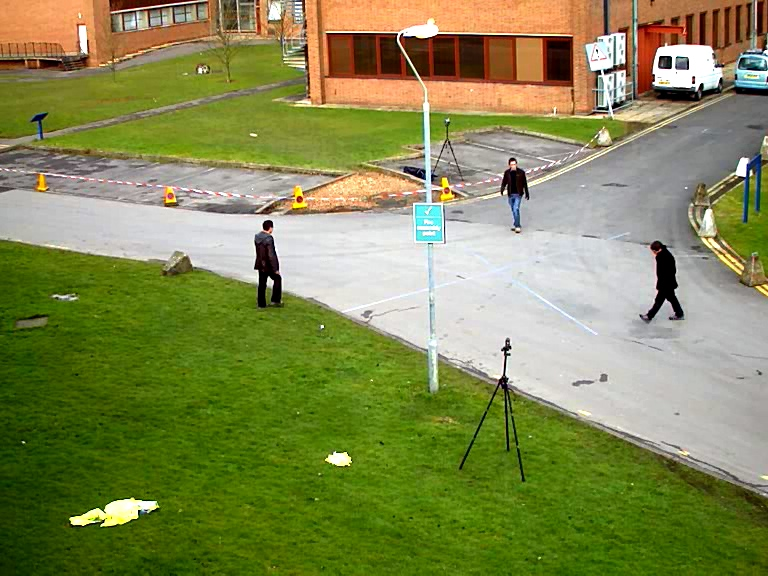
#> input picture img/first.jpg, 768 x 576 px
$ python meanshift.py
#> lines starting #> are read from the running program, lines starting #| are printed output that depends on the picture; after the words box and inside, x2 and y2 are one past the last pixel; in counts of white or black regions, pixels touching at a corner belong together; pictures that were not available may be replaced by others from this repository, and a replacement may not be noted
# -*- coding: utf-8 -*-
import numpy as np
import cv2
from matplotlib import pyplot as plt
import os
import sys
sys.path.append(os.path.abspath(os.path.dirname(__file__) + '/' + '..'))
import displayUtil

frame = cv2.imread('../../img/first.jpg')
#> frame is the input picture: shape (576, 768, 3); mean B, G, R 82.6, 137.7, 131.9
# frame2 = cv2.imread('../../img/basketball2.png')
cap = cv2.VideoCapture('../../img/people.avi')

# x,y,w,h = 115,90,70,64
# track_window = (x,y,w,h)
x,y,w,h = 250,220,32,52
track_window = (x,y,w,h)

# img1 = cv2.rectangle(frame,(115,90),(185,154),255,3)

# set up the ROI for tracking
roi = frame[y:y+h, x:x+w]
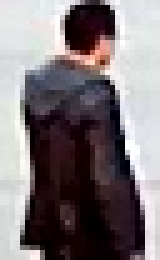
#> roi: shape (52, 32, 3) (shown 5 times larger); mean B, G, R 121.1, 117.9, 126.5
hsv_roi =  cv2.cvtColor(roi, cv2.COLOR_BGR2HSV)
#> hsv_roi: shape (52, 32, 3); mean H, S, V 107.7, 85.9, 129.3
mask = cv2.inRange(hsv_roi, np.array((0., 60.,32.)), np.array((180.,255.,255.)))
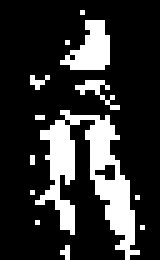
#> mask: shape (52, 32) (shown 5 times larger); 19.8% white; 13 white regions (11 under 20 px), largest, box (x1, y1, x2, y2) and area: (7, 22, 28, 52) 232, (12, 4, 22, 14) 60
roi_hist = cv2.calcHist([hsv_roi],[0],mask,[180],[0,180])
#> roi_hist = 180 values, max 43 at index 177, min 0 at index 12, mean 1.83
cv2.normalize(roi_hist,roi_hist,0,255,cv2.NORM_MINMAX)

# Setup the termination criteria, either 10 iteration or move by atleast 1 pt
term_crit = ( cv2.TERM_CRITERIA_EPS | cv2.TERM_CRITERIA_COUNT, 10, 1 )


while(1):
    ret ,frame = cap.read()
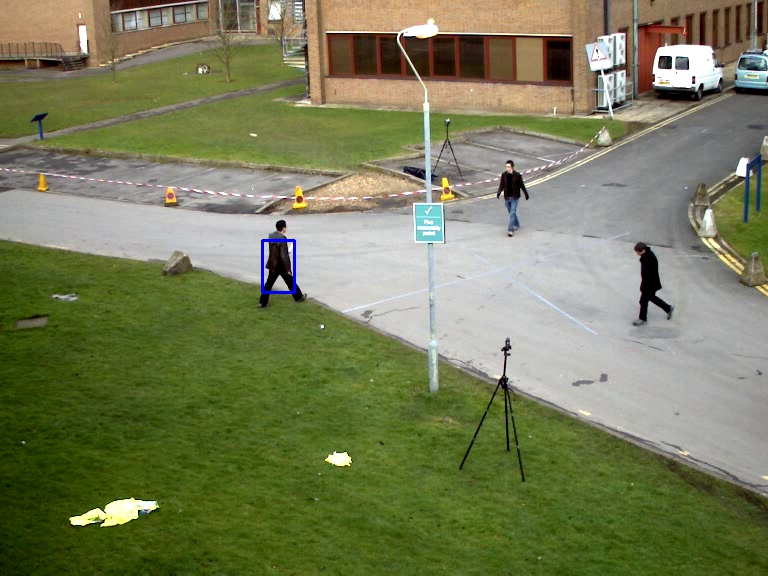
#> input picture test/VideoAnalysis/a.jpg, 768 x 576 px, given in place of people.avi, which was not available
#> frame is the input picture: shape (576, 768, 3); mean B, G, R 89.3, 125.4, 120.4

    if ret == True:
        hsv = cv2.cvtColor(frame, cv2.COLOR_BGR2HSV)
#> hsv: shape (576, 768, 3); mean H, S, V 42.8, 107.8, 130.7
        dst = cv2.calcBackProject([hsv],[0],roi_hist,[0,180],1)
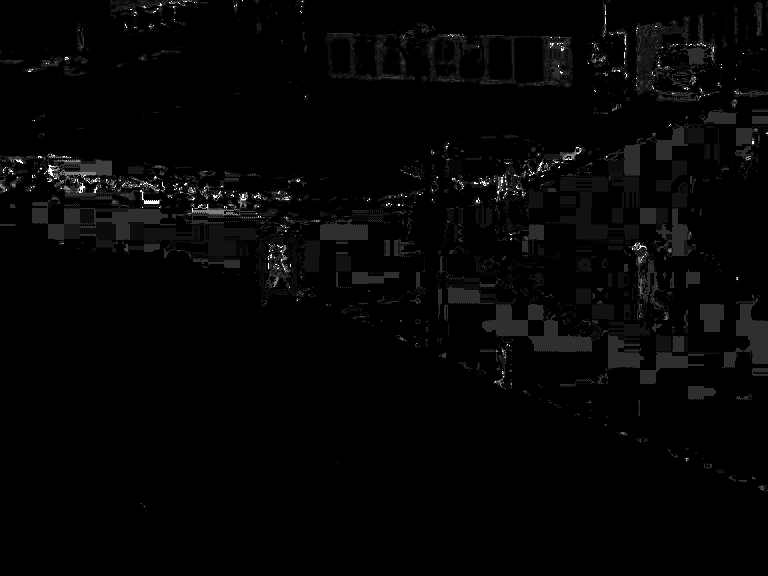
#> dst: shape (576, 768); min 0, max 255, mean 4.8

        # apply meanshift to get the new location
        ret, track_window = cv2.meanShift(dst, track_window, term_crit)
#> ret = 6; track_window = (261, 237, 32, 52)

        # apply meanshift to get the new location
        # ret, track_window = cv2.CamShift(dst, track_window, term_crit)

        # Draw it on image
        x,y,w,h = track_window
#> x = 261; y = 237; w = 32; h = 52
        img2 = cv2.rectangle(frame, (x,y), (x+w,y+h), 255,2)
        cv2.imshow('img2',img2)

        k = cv2.waitKey(60) & 0xff
#> (key Esc is pressed here)
        if k == 27:
            break
        else:
            cv2.imwrite(chr(k)+".jpg",img2)

    else:
        break

cv2.destroyAllWindows()
